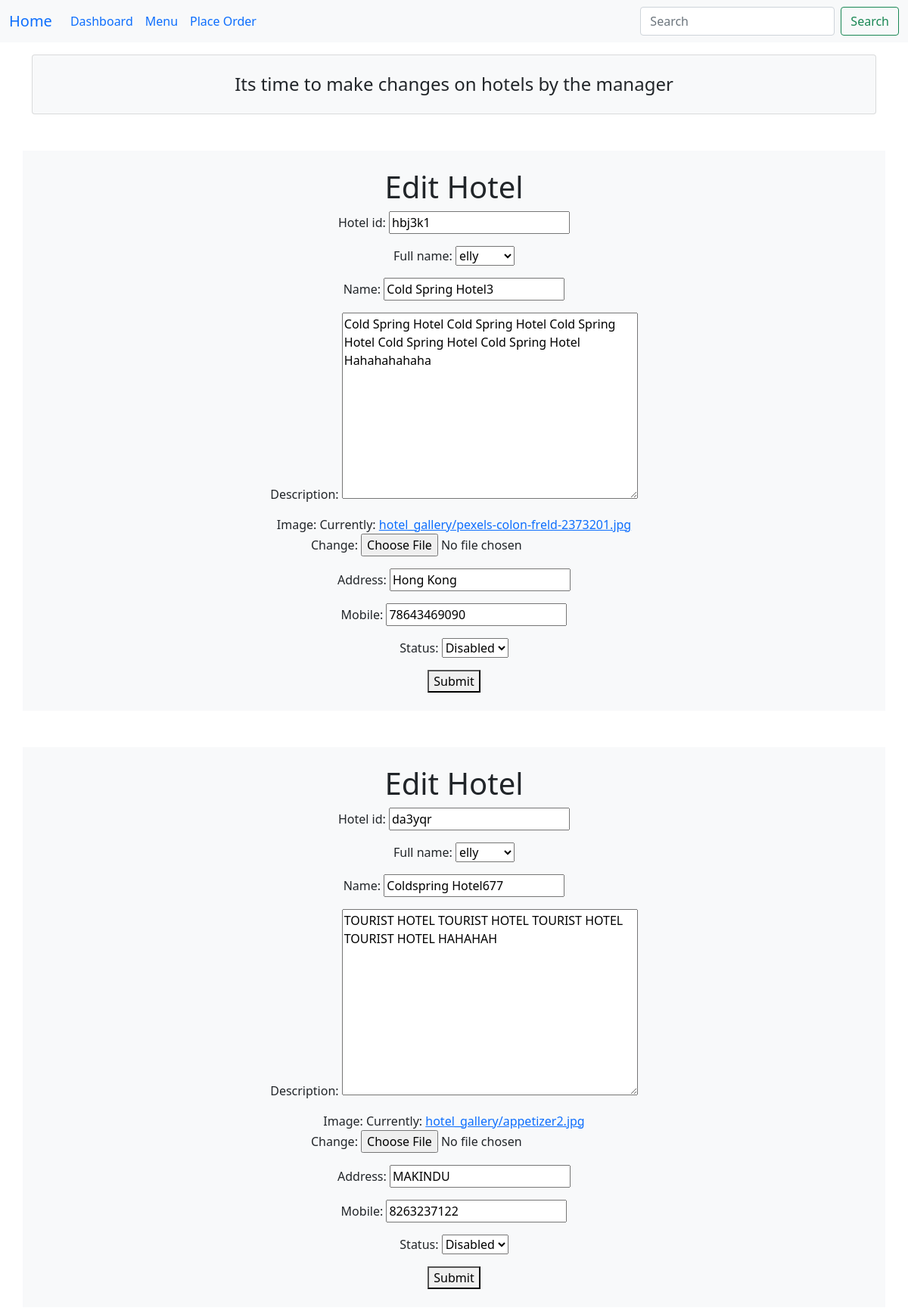
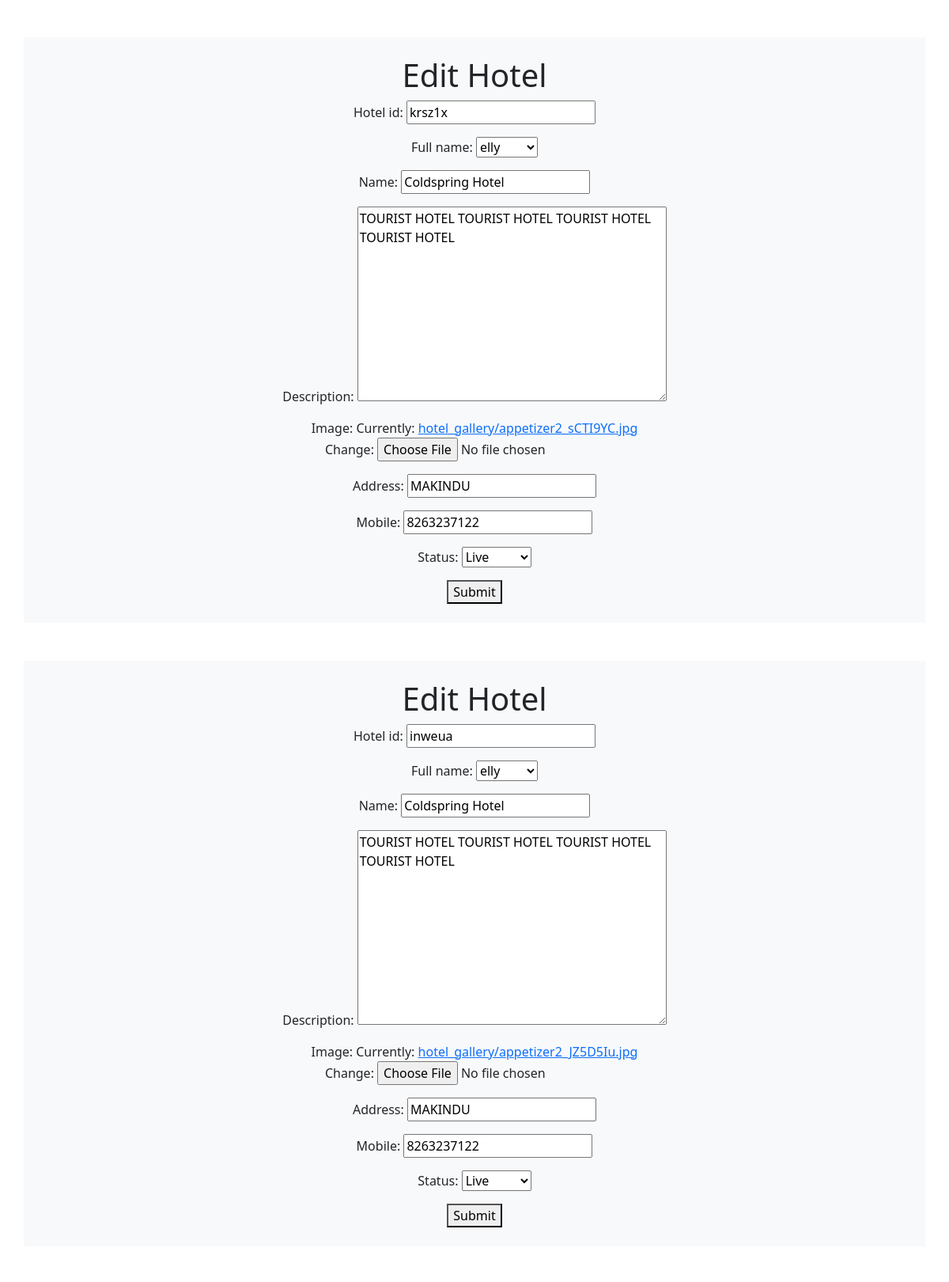
The app's page /dashboard/edit-hotel/ (signed in, upper part) with its own data (2 pictures, top to bottom).
### hotel/models.py (models this page shows, shortened)
class Hotel(models.Model):
    full_name = models.ForeignKey(User, on_delete=models.CASCADE)
    name =models.CharField(max_length=100, null=True,blank=True)
    description = models.TextField(null=True, blank=True)
    image = models.FileField(upload_to='hotel_gallery')
    address = models.CharField(max_length=100)
    mobile = models.CharField(max_length=30,null=True, blank=True)
    status = models.CharField(max_length=20,choices=HOTEL_STATUS, default="Live")
    featured = models.BooleanField(default=False)
    facebook = models.URLField(max_length=2000, blank=True, null=True)
    twitter = models.URLField(max_length=2000, blank=True, null=True)
    instagram = models.URLField(max_length=2000, blank=True, null=True)
    tags = TaggableManager(blank=True)
    views = models.IntegerField(default=0)
    hotel_id = ShortUUIDField(unique=True, length=6, max_length=20, alphabet="abcdefghijklmnopqrstuvwxyz123")
    slug = models.CharField(max_length=100,null=True, blank=True)
    date = models.DateTimeField(auto_now_add=True)
    def __str__(self):
        return f"{self.name}"
    def hotel_gallery(self):
        return HotelGallery.objects.filter(hotel=self)

### user_dashboard/views.py (the view)
# urls.py: path('edit-hotel/', views.edit_hotel, name='edit_hotel'),
@login_required
def edit_hotel(request):
    hotel = Hotel.objects.filter(full_name=request.user)
    allhotel=[]
    if request.method == 'POST':
        mh=get_object_or_404(Hotel, hotel_id=request.POST.get('hotel_id'))
        form = HotelForm(request.POST, request.FILES, instance=mh)
        if form.is_valid():
            form.save()
            return redirect('user_dashboard:edit_hotel')  # Redirect to the dashboard after editing the hotel
    else:
        for h in hotel:
            allhotel.append(HotelForm( instance=h ))
            print("OK",h )
    return render(request, 'user_dashboard/edit-hotel.html', {'form': allhotel, 'hotel': hotel})

### userauth/models.py (called while the page is built)
    def __str__(self):
        return self.username

### templates/user_dashboard/edit-hotel.html (shortened to what this page needs)
{% extends 'base/bass.html'%}
{% block content  %}
<div class="container mt-5">
    <h4 class="card p-4 text-center bg-light">Its time to make changes on hotels by the manager</h4>
</div>
{% for h in form  %}
  <div class="container bg-light p-4 text-center my-5">
      <h1>Edit Hotel</h1>
          <form method="post" enctype="multipart/form-data">
              {{ h.as_p }}
              <button type="submit">Submit</button>
          </form>
  </div>
{% endfor %}
    {% endblock %}

### templates/base/bass.html (shortened to what this page needs)
<!DOCTYPE html>
<html>
    <head>
        {% load static %}
        <link rel="stylesheet" type="text/css" href="{% static 'css/user_login.css' %}">
             <link href="https://cdn.jsdelivr.net/npm/remixicon@4.1.0/fonts/remixicon.css" rel="stylesheet"/>
           <link href="https://cdn.jsdelivr.net/npm/bootstrap@5.0.2/dist/css/bootstrap.min.css" rel="stylesheet">
    </head>
    <body>
        <nav class="navbar navbar-expand-lg bg-light fixed-top mb-5">
            <div class="container-fluid">
              <a class="navbar-brand" href="#">Home</a>
              <div class="collapse navbar-collapse" id="navbarScroll">
                <ul class="navbar-nav me-auto my-2 my-lg-0 navbar-nav-scroll" style="--bs-scroll-height: 100px;">
                  <li class="nav-item">
                    <a class="nav-link active" aria-current="page" href="#">Dashboard</a>
                  </li>
                  <li class="nav-item">
                    <a class="nav-link" href="#">Menu</a>
                  </li>
                  <li class="nav-item mr-auto">
                    <a class="nav-link" href="#">Place Order</a>
                  </li>
                </ul>
                <form class="d-flex " role="search">
                  <input class="form-control me-2" type="search" placeholder="Search" aria-label="Search">
                  <button class="btn btn-outline-success" type="submit">Search</button>
                </form>
              </div>
            </div>
        </nav>
        {% block content  %}
        {%  endblock %}
    </body>
</html>

### records on screen
Hotel: hotel_id "hbj3k1" "elly" "Cold Spring Hotel3" "Cold Spring Hotel Cold Spring Hotel Cold Spring Hotel Cold Spring Hotel Cold Spring Hotel Hahahahahaha" "Hong Kong" "78643469090" "Disabled"
Hotel: hotel_id "da3yqr" "elly" "Coldspring Hotel677" "TOURIST HOTEL TOURIST HOTEL TOURIST HOTEL TOURIST HOTEL HAHAHAH" "MAKINDU" "8263237122" "Disabled"
Hotel: hotel_id "krsz1x" "elly" "Coldspring Hotel" "TOURIST HOTEL TOURIST HOTEL TOURIST HOTEL TOURIST HOTEL" "MAKINDU" "8263237122" "Live"
Hotel: hotel_id "inweua" "elly" "Coldspring Hotel" "TOURIST HOTEL TOURIST HOTEL TOURIST HOTEL TOURIST HOTEL" "MAKINDU" "8263237122" "Live"
